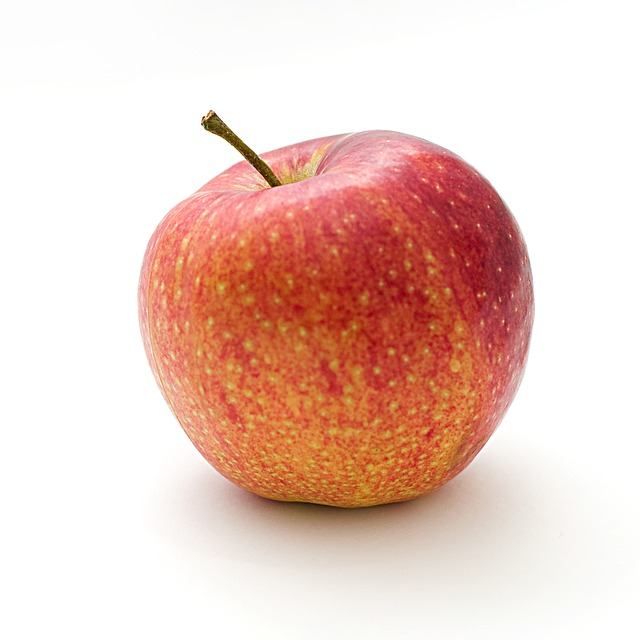
#> input picture Chapter_3/my_images/apple.jpg, 640 x 640 px
$ python 17_edge_detection_LoG.py   (older library calls are emulated)
#> lines starting #> are read from the running program, lines starting #| are printed output that depends on the picture
# Edge Detection Using the Laplacian of Gaussian
import cv2

img = cv2.imread("./my_images/apple.jpg", cv2.IMREAD_GRAYSCALE)
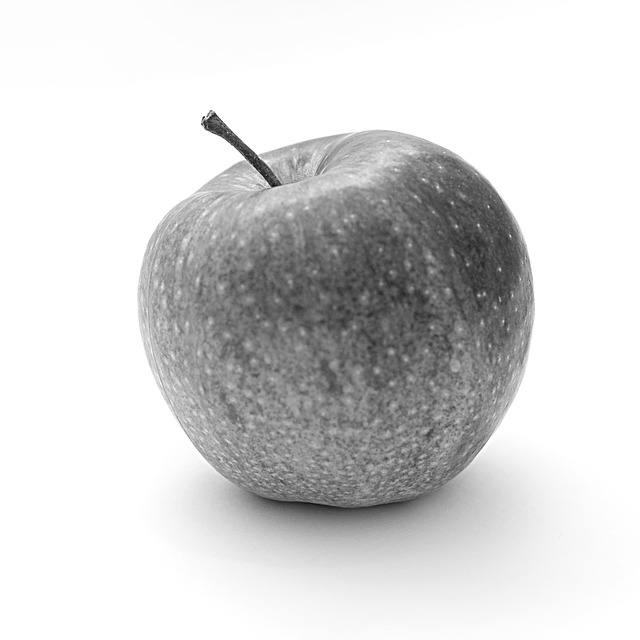
#> img: shape (640, 640); min 15, max 255, mean 213.4

# Define kernel size and sigma value
kernel_size = 5
sigma = 1.4

# Apply LoG filter
filtered_img = cv2.GaussianBlur(img, (kernel_size, kernel_size), sigma)
filtered_img = cv2.Laplacian(filtered_img, cv2.CV_64F)
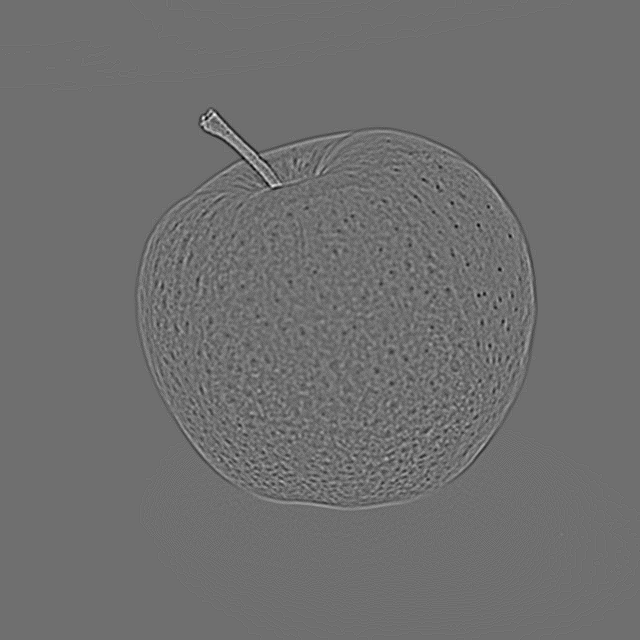
#> filtered_img: shape (640, 640) float64; min -36, max 46, mean 0; drawn with min black and max white

# Normalize the filtered images
filtered_img = cv2.normalize(filtered_img, None, alpha=0, beta=255, norm_type=cv2.NORM_MINMAX, dtype=cv2.CV_8U)


# Display the original and filtered images
cv2.imshow("Original Image", img)
cv2.imshow("Filtered Image", filtered_img)
cv2.waitKey(0)
cv2.destroyAllWindows()
